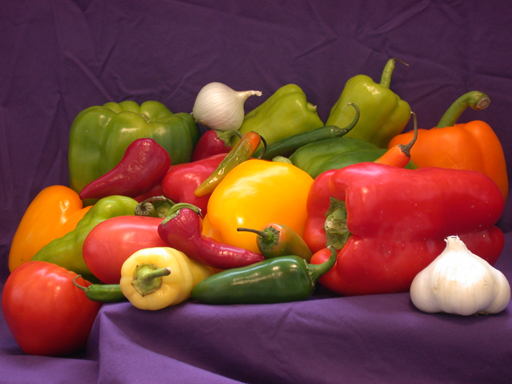
#> input picture Lab1/peppers.png, 512 x 384 px, found by its file name
$ python filterimpulseresponse.py
#> lines starting #> are read from the running program, lines starting #| are printed output that depends on the picture
import cv2
import numpy as np
import matplotlib.pyplot as plt
from scipy import signal

#np.seterr(divide='ignore', invalid='ignore')

# Reading an Image
img = cv2.imread('/Users/rajeshr/Desktop/peppers.png', cv2.IMREAD_GRAYSCALE)
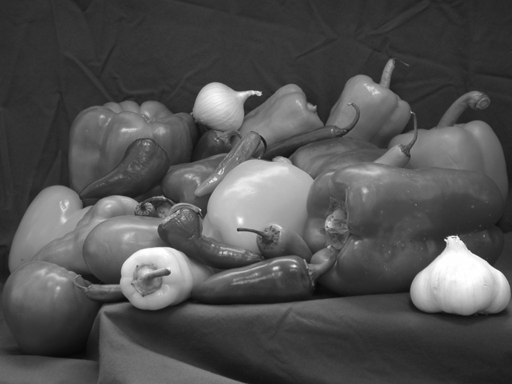
#> img: shape (384, 512); min 7, max 255, mean 81.2

'''
______________________________________________________________________________________________
                        Impulse Response of an Averaging Filter
______________________________________________________________________________________________
'''
####################### CREATING KERNAL #########################

size = 25
Avg_kernel = np.ones((size,size),np.float32)/(size*size)
row, col = Avg_kernel.shape

####################### IMPULSE RESPONSE #########################

# 3D Plotting Essentials
fig = plt.figure(figsize=(6, 6))
ax = plt.axes(projection='3d')
x = np.linspace(0, row, col)
y = np.linspace(0, col, row)
X, Y = np.meshgrid(x, y)
Z = Avg_kernel

# Displaying the impulse response of Averaging Filter
ax.plot_surface(X, Y, Z, color='green')
ax.set_title('Averaging Filter Impulse Response')
plt.show()
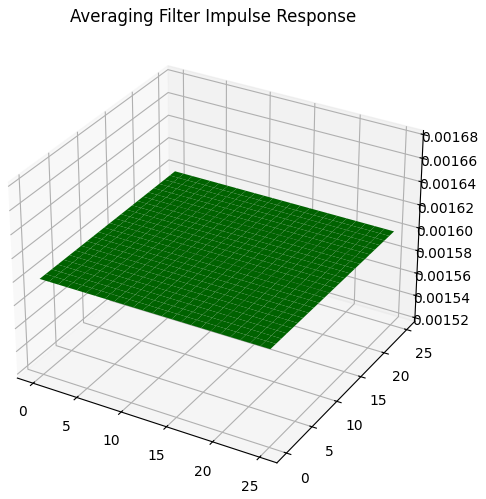
#> figure drawn by matplotlib, 1 panel

####################### FREQUENCY RESPONSE #########################

Avg_kernel_fft = np.fft.fftshift(np.fft.fft2(Avg_kernel))
#Avg_kernel_fft = np.log(abs(Avg_kernel_fft))
row, col = Avg_kernel_fft.shape

# 3D Plotting Essentials
fig = plt.figure(figsize=(6, 6))
ax = plt.axes(projection='3d')
x = np.linspace(0, row, col)
y = np.linspace(0, col, row)
X, Y = np.meshgrid(x, y)
Z = Avg_kernel_fft

# Displaying the Frequency response of Averaging Filter
ax.plot_surface(X, Y, Z)
ax.set_title('Averaging Filter Frequency Response')
plt.show()
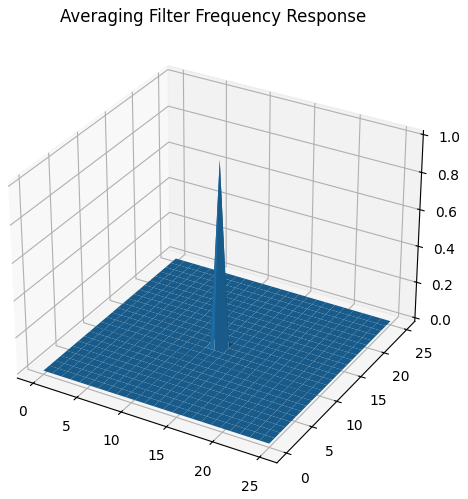
#> figure drawn by matplotlib, 1 panel

'''
______________________________________________________________________________________________
                        Impulse Response of an Gaussian Filter
______________________________________________________________________________________________
'''

####################### CREATING KERNAL #########################

# Creating Guassian Kernel Mask in 2D
def gkern(kernlen=21, std=3):
    """Returns a 2D Gaussian kernel array."""
    gkern1d = signal.gaussian(kernlen, std=std).reshape(kernlen, 1)
    gkern2d = np.outer(gkern1d, gkern1d)
    return gkern2d

####################### IMPULSE RESPONSE #########################

# Getting the 2D kernel and its shape
size, sigma = 25, 3 #Enter Size and sigma values
Guass_impulse = gkern(size, sigma)
row, col = Guass_impulse.shape

# 3D Plotting Essentials
fig = plt.figure(figsize=(6, 6))
ax = plt.axes(projection='3d')
x = np.linspace(0, row, col, endpoint=True)
y = np.linspace(0, col, row, endpoint=True)
X, Y = np.meshgrid(x, y)
Z = Guass_impulse

# Displaying the impulse response of Averaging Filter
ax.plot_surface(X, Y, Z)
#ax.plot_wireframe(X, Y, Z, color='blue')
ax.set_title('Gaussian Filter Impulse Response')
plt.show()
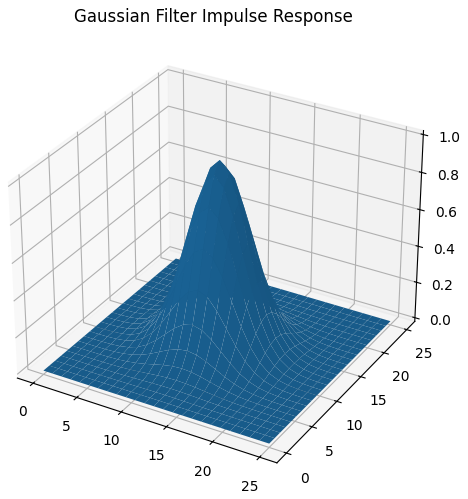
#> figure drawn by matplotlib, 1 panel

####################### FREQUENCY RESPONSE #########################

Guass_freq = np.fft.fft2(Guass_impulse)
Guass_freq = np.log(abs(Guass_freq))
row, col = Guass_freq.shape

# 3D Plotting Essentials
fig = plt.figure(figsize=(6, 6))
ax = plt.axes(projection='3d')
x = np.linspace(0, row, col, endpoint=True)
y = np.linspace(0, col, row, endpoint=True)
X, Y = np.meshgrid(x, y)
Z = Guass_freq

# Displaying the frequency response of Gaussian Filter
ax.plot_surface(X, Y, Z)
#ax.plot_wireframe(X, Y, Z, color='blue')
ax.set_title('Gaussian Filter Frequency Response')
plt.show()
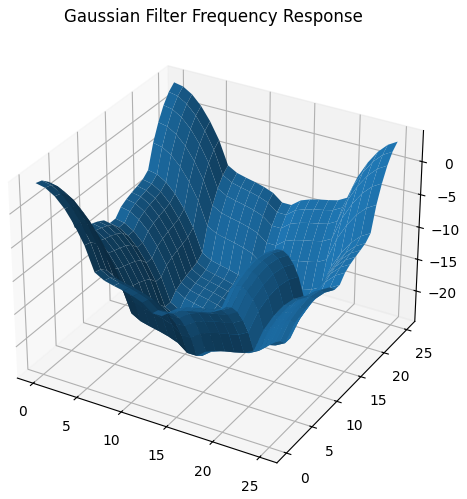
#> figure drawn by matplotlib, 1 panel

'''
______________________________________________________________________________________________
                        Impulse Response of an Motion Blur
______________________________________________________________________________________________
'''
####################### CREATING KERNAL #########################

size = 25
motion_blur = np.zeros((size, size))
motion_blur[int((size-1)/2), :] = np.ones(size)
motion_blur = motion_blur / size
row, col = motion_blur.shape

####################### IMPULSE RESPONSE #########################

# 3D Plotting Essentials
fig = plt.figure(figsize=(6, 6))
ax = plt.axes(projection='3d')
x = np.linspace(0, row, col, endpoint=True)
y = np.linspace(0, col, row, endpoint=True)
X, Y = np.meshgrid(x, y)
Z = motion_blur

# Displaying the impulse response of Averaging Filter
ax.plot_surface(X, Y, Z)
#ax.plot_wireframe(X, Y, Z, color='blue')
ax.set_title('Motion Blur Impulse Response')
plt.show()
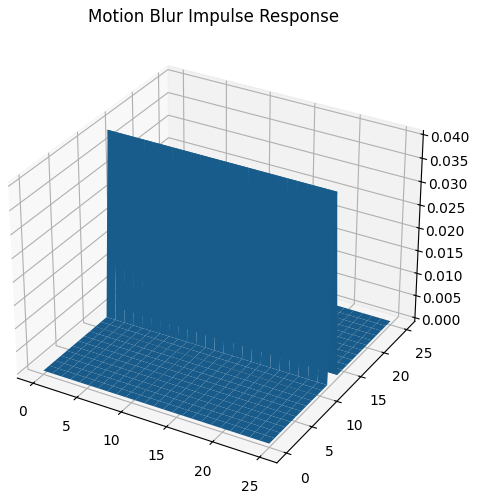
#> figure drawn by matplotlib, 1 panel

####################### FREQUENCY RESPONSE #########################

motion_freq = np.fft.fftshift(np.fft.fft2(motion_blur))
motion_freq = np.log(abs(motion_freq))
row, col = motion_freq.shape

# 3D Plotting Essentials
fig = plt.figure(figsize=(6, 6))
ax = plt.axes(projection='3d')
x = np.linspace(-row, row, col, endpoint=True)
y = np.linspace(-col, col, row, endpoint=True)
X, Y = np.meshgrid(x, y)
Z = motion_freq

# Displaying the frequency response of Gaussian Filter
ax.plot_surface(X, Y, Z)
#ax.plot_wireframe(X, Y, Z, color='blue')
ax.set_title('Motion Blur Frequency Response')
plt.show()
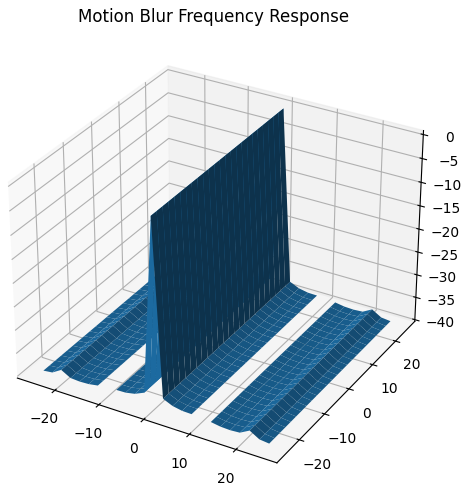
#> figure drawn by matplotlib, 1 panel
